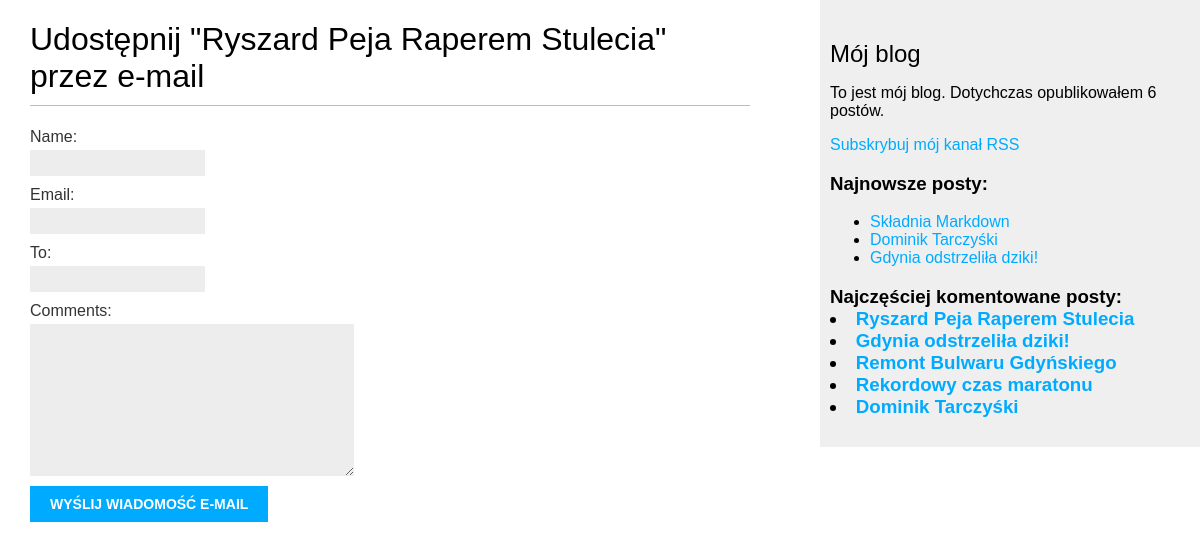
/blog/2/share/, run on the app's committed database.
### blog/models.py (models this page shows, shortened)
class Post(models.Model):
    class Status(models.TextChoices):
        DRAFT = 'DF', 'Roboczy'
        PUBLISHED = 'PB', 'Opublikowany'
    title = models.CharField(max_length=250)
    slug = models.CharField(max_length=250,
                            unique_for_date='publish')
    author = models.ForeignKey(User,
                               on_delete=models.CASCADE,
                               related_name='blog_posts')
    body = models.TextField()
    publish = models.DateTimeField(default=timezone.now)
    created = models.DateTimeField(auto_now_add=True)
    updated = models.DateTimeField(auto_now=True)
    status = models.CharField(max_length=2,
                              choices=Status.choices,
                              default=Status.DRAFT)
    objects = models.Manager()
    published = PublishedManager()
    tags = TaggableManager()
    class Meta:
        ordering = ['-publish']
        indexes = [
            models.Index(fields=['-publish'])
        ]
    def get_absolute_url(self):
        return reverse('blog:post_detail',
                       args=[self.publish.year,
                             self.publish.month,
                             self.publish.day,
                             self.slug])

### blog/views.py (the view)
# urls.py: path('<int:post_id>/share/', views.post_share, name='post_share'),
def post_share(request, post_id):
    post = get_object_or_404(Post, id=post_id, status=Post.Status.PUBLISHED)
    sent = False
    if request.method == 'POST':
        form = EmailPostForm(request.POST)
        if form.is_valid():
            cd = form.cleaned_data
            post_url = request.build_absolute_uri(
                post.get_absolute_url()
            )
            subject = f"{cd['name']} zaleci Ci przeczytanie {post.title}"
            message = f"Przeczytaj {post.title} pod adresem {post_url}\n\n" \
                      f"komentarze: {cd['name']}: {cd['comments']}"
            send_mail(subject, message, 'kuba.polakiewicz2002@gmail.com', [cd['to']])
            sent = True
    else:
        form = EmailPostForm()
    return render(request,
                  'blog/post/share.html',
                  {'post': post,
                   'form': form,
                   'sent': sent})

### blog/forms.py
class EmailPostForm(forms.Form):
    name = forms.CharField(max_length=25)
    email = forms.EmailField()
    to = forms.EmailField()
    comments = forms.CharField(required=False,
                               widget=forms.Textarea)

### blog/models.py (called while the page is built)
    def get_queryset(self):
        return super().get_queryset().filter(status=Post.Status.PUBLISHED)

### blog/templatetags/blog_tags.py (called while the page is built)
@register.simple_tag
def total_posts():
    return Post.published.count()

@register.inclusion_tag('blog/post/latest_posts.html')
def show_latest_posts(count=5):
    latest_posts = Post.published.order_by('-publish')[:count]
    return {'latest_posts': latest_posts}

@register.simple_tag
def get_most_commented_posts(count=5):
    return Post.published.annotate(
        total_comments=Count('comments')
    ).order_by('-total_comments')[:count]

### blog/templates/blog/post/share.html (shortened to what this page needs)
{% extends 'blog/base.html' %}
{% block content %}
    {% if sent %}
        <h1>Wiadomośc e-mail została pomyślnie wysłana</h1>
        <p>
            Wysyłanie posta "{{ post.title }}" do {{ form.cleaned_data.to }}
            zakończyło się sukcesem
        </p>
    {% else %}
        <h1>Udostępnij "{{ post.title }}" przez e-mail</h1>
        <form method="post">
            {{ form.as_p }}
            <input type="submit" value="Wyślij wiadomość e-mail">
        </form>
    {% endif %}
{% endblock %}

### blog/templates/blog/base.html (shortened to what this page needs)
{% load blog_tags %}
{% load static %}
<!DOCTYPE html>
<html>
<head>
    <link href="{% static 'css/blog.css' %}" rel="stylesheet">
</head>
<body>
    <div id="content">
        {% block content %}{% endblock %}
    </div>
    <div id="sidebar">
        <h2>Mój blog</h2>
        <p>
            To jest mój blog.
            Dotychczas opublikowałem {% total_posts %} postów.
        </p>
        <p>
            <a href="{% url 'blog:post_feed' %}">
               Subskrybuj mój kanał RSS
            </a>
        </p>
        <h3>Najnowsze posty:</h3>
        {% show_latest_posts 3 %}
        <h3>
            Najczęściej komentowane posty:
            {% get_most_commented_posts as most_commented_posts%}
            {% for post in most_commented_posts %}
            <li>
                <a href="{{ post.get_absolute_url }}">{{ post.title }}</a>
            </li>
            {% endfor %}
        </h3>
    </div>
</body>
</html>

### blog/templates/blog/post/latest_posts.html
<ul>
    {% for post in latest_posts %}
        <li>
            <a href="{{ post.get_absolute_url }}">{{ post.title }}</a>
        </li>
    {% endfor %}
</ul>

### blog/static/css/blog.css (style rules this page uses)
body { margin:0; padding:0; font-family:helvetica, sans-serif; }
a { color:#00abff; text-decoration:none; }
h1 { font-weight:normal; border-bottom:1px solid #bbb; padding:0 0 10px 0; }
h2 { font-weight:normal; margin:30px 0 0; }
#content { float:left; width:60%; padding:0 0 0 30px; }
#sidebar { float:right; width:30%; padding:10px; background:#efefef; height:100%; }
label { float:left; clear:both; color:#333; margin-bottom:4px; }
input, textarea { clear:both; float:left; margin:0 0 10px; background:#ededed; border:0; padding:6px 10px; font-size:12px; }
input[type=submit] { font-weight:bold; background:#00abff; color:#fff; padding:10px 20px; font-size:14px; text-transform:uppercase; }

### data on the page
Post: title "Ryszard Peja Raperem Stulecia"
Post: title "Składnia Markdown"
Post: title "Dominik Tarczyśki"
Post: title "Gdynia odstrzeliła dziki!"
Post: title "Remont Bulwaru Gdyńskiego"
Post: title "Rekordowy czas maratonu"
